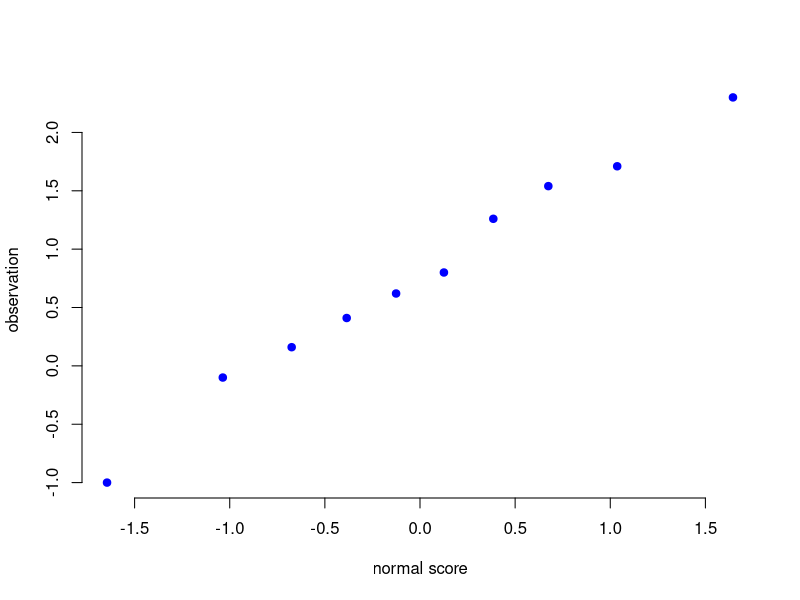
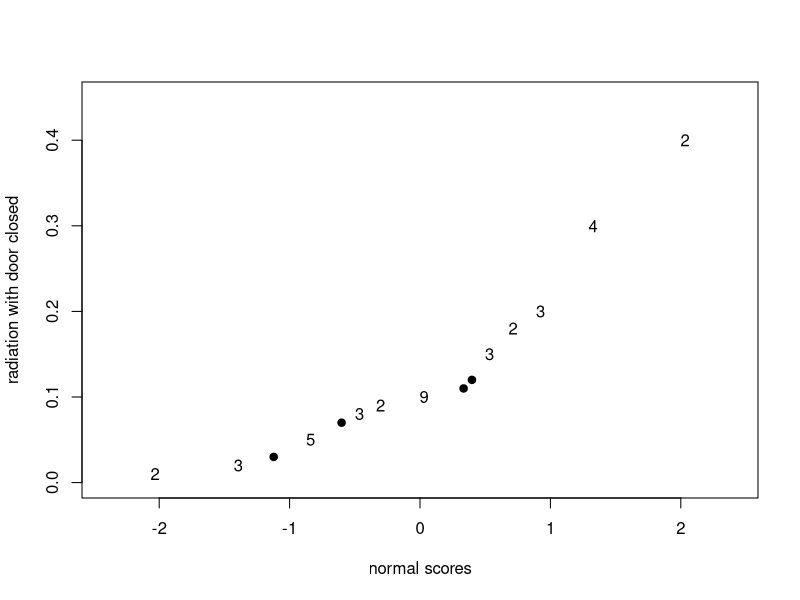
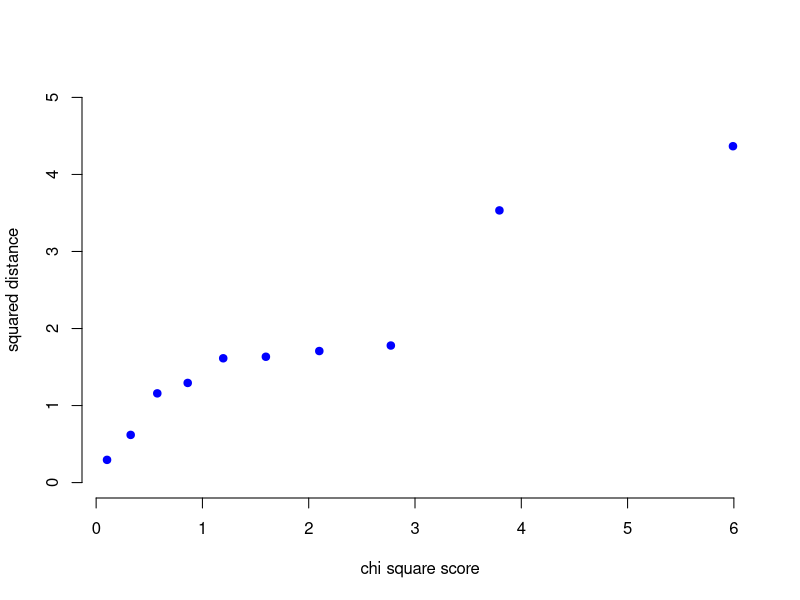
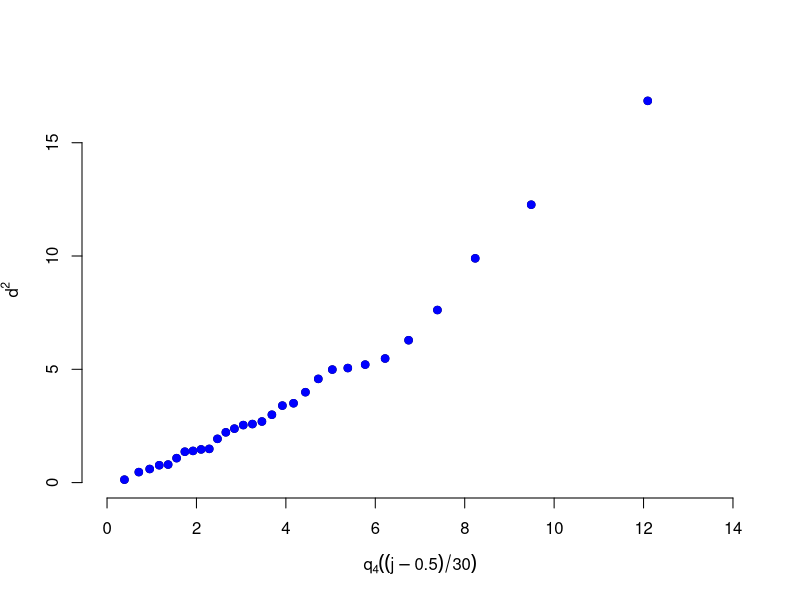
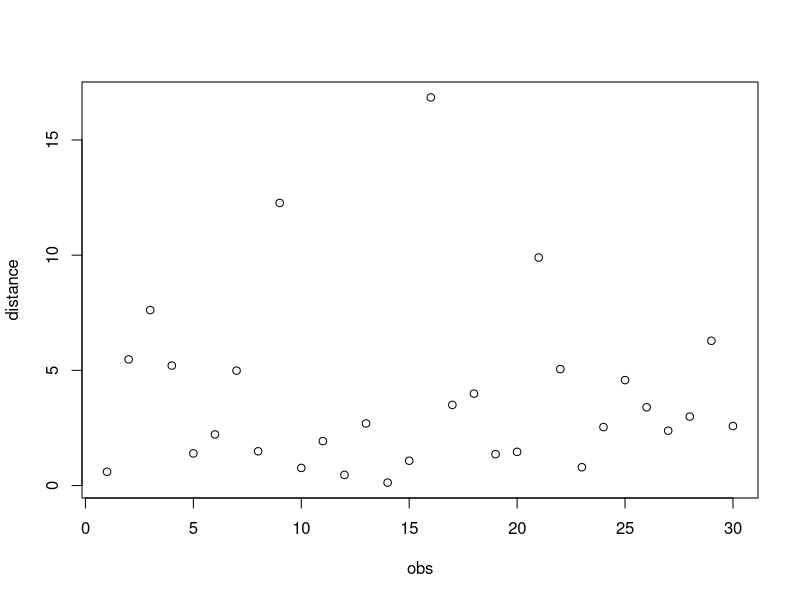
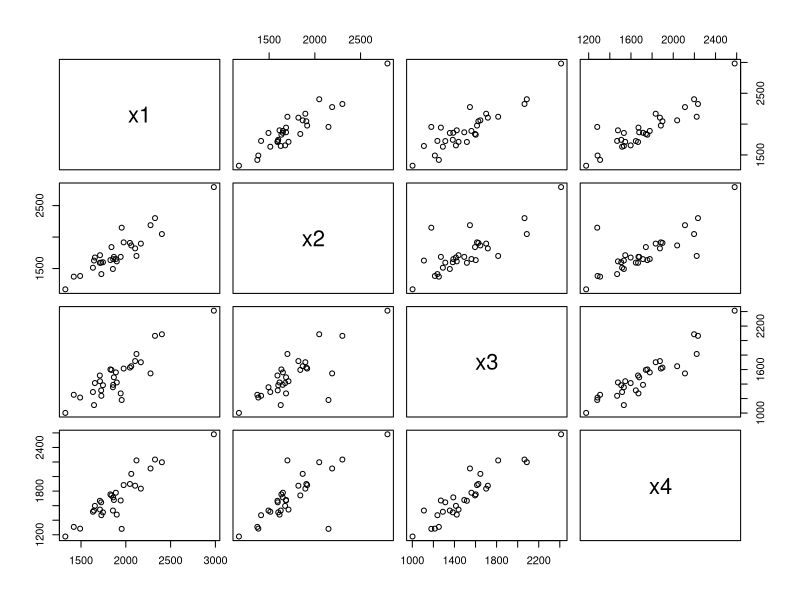
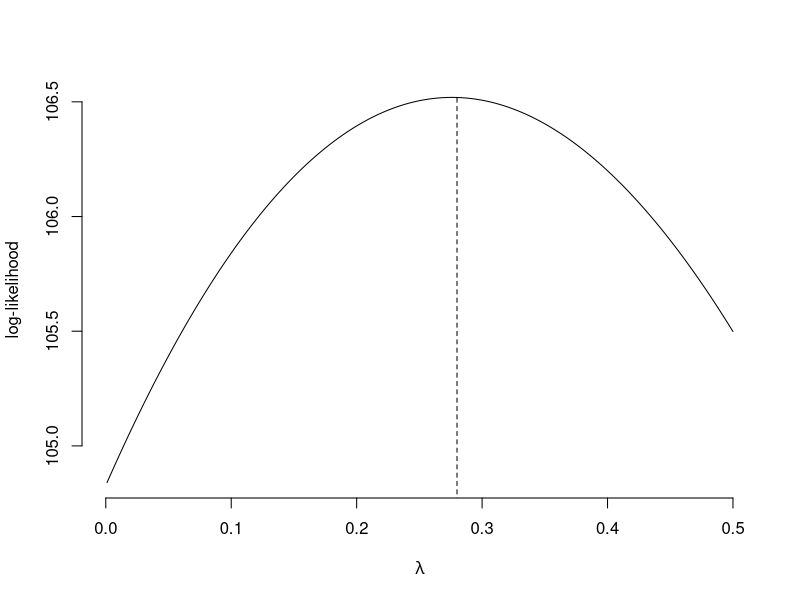
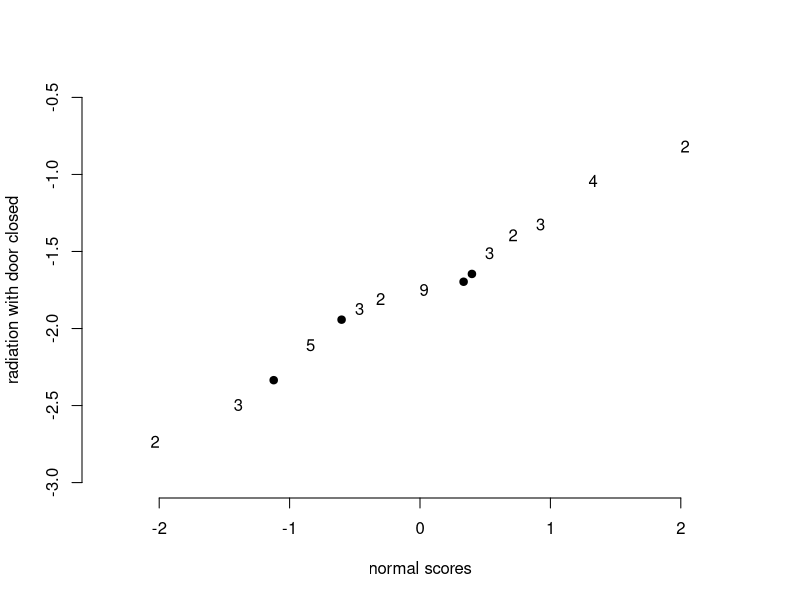

Here is the R script that generated these plots, in order:
# chapter 04 Multivariate Normal Distribution 

# Example 4.8 Linear combinations of random vectors -----------------------

xmu=c(3,-1,1)
Sigma=matrix(c(3,-1,1,-1,1,0,1,0,2),3,3)
xc=c(.5,.5,.5,.5)
xb=c(1,1,1,-3)

meanc=sum(xc)*xmu
varc=sum(xc**2)*Sigma

meanb=sum(xb)*xmu
varb=sum(xb**2)*Sigma

covbc=sum(xb*xc)*Sigma # all zeros


# Example 4.9 constructing a Q-Q plot -------------------------------------

x=c(-1,-.1,.16,.41,.62,.8,1.26,1.54,1.71,2.3)
n=length(x)
xprob=c((seq(n)-.5)/n)
xns=qnorm(xprob)
plot(xns,x,bty="n",xlab="normal score",ylab="observation",
     pch=19,col="blue")


# Example 4.10 A Q-Q plot for radiation data ------------------------------

rad=as.matrix(read.table("Data/T4-1.dat"),nrows=42)
n=length(rad)
xprob=c((seq(n)-.5)/n)
ns=qnorm(xprob)


# ties result in a string of horizontal points.
# here there are many ties and it takes several lines of code
rads=sort(rad)
nst=ns
nst[1]=(ns[1]+ns[2])/2
nst[3]=(ns[3]+ns[4]+ns[5])/3
nst[7]=(ns[7]+ns[8]+ns[9]+ns[10]+ns[11])/5
nst[13]=(ns[13]+ns[14]+ns[15])/3
nst[16]=(ns[16]+ns[17])/2
nst[18]=(ns[18]+ns[19]+ns[20]+ns[21]+ns[22]+ns[23]+ns[24]+ns[25]+ns[26])/9
nst[29]=(ns[29]+ns[30]+ns[31])/3
nst[32]=(ns[32]+ns[33])/2
nst[34]=(ns[34]+ns[35]+ns[36])/3
nst[37]=(ns[37]+ns[38]+ns[39]+ns[40])/4
nst[41]=(ns[41]+ns[42])/2
plot(nst[c(6,12,27,28)],rads[c(6,12,27,28)],
     xlim=c(-2.4,2.4),pty="n",pch=19,ylim=c(0,.45),
     xlab="normal scores", ylab="radiation with door closed")
text(nst[c(1,16,32,41)],rads[c(1,16,32,41)],expression(2))
text(nst[c(3,13,29,34)],rads[c(3,13,29,34)],expression(3))
text(nst[37],rads[37],expression(4))
text(nst[7],rads[7],expression(5))
text(nst[18],rads[18],expression(9)) 


# Example 4.11 a correlation coefficient test for normality ---------------

x=c(-1,-.1,.16,.41,.62,.8,1.26,1.54,1.71,2.3)
n=length(x)
xprob=c((seq(n)-.5)/n)
xns=qnorm(xprob)
xr=cor(xns,x) # check with table 4.2 


# Example 4.12 checking bivariate normality -------------------------------

dcomp=read.table("Data/P1-4.dat")
names(dcomp)=c("sales","profits","assests")
n=nrow(dcomp)
colMeans(dcomp[,1:2]) # use first two variables
cov(dcomp[,1:2])

# subtract col means from 3 financial measures
dcompc<-apply(dcomp[,1:2],2,scale,scale=F,center=T)
dsq=diag(dcompc%*%solve(cov(dcomp[,1:2]))%*%t(dcompc))
dsq
tblevalue=qchisq(.5,2)


# Example 4.13 constructing a chi-square plot -----------------------------

dcomp=read.table("Data/P1-4.dat")
names(dcomp)=c("sales","profits","assests")
n=nrow(dcomp)
colMeans(dcomp[,1:2]) #use first two variables
cov(dcomp)


# subtract col means from 3 financial measures
dcompc<-apply(dcomp[,1:2],2,scale,scale=F,center=T)
dsq=diag(dcompc%*%solve(cov(dcomp[,1:2]))%*%t(dcompc))
dsq

# sort squared differences
dsqs=sort(dsq)
qc=qchisq((c(1:n)-.5)/n,2)
plot(qc,dsqs,bty="n",
     xlab="chi square score",
     ylab="squared distance",
     pch=19,col="blue",ylim=c(0,5))


# Example 4.14 Evaluating multivariate normality for a four var -----------

stiff=read.table("Data/T4-3.dat")
names(stiff)=c("x1","x2","x3","x4","dsq")
n=length(stiff[,1])

# we will check the last column although you could just plot dsqs versus 
# chisqs subtract col means from 4 stiffness measures
stiffc<-apply(stiff[,1:4],2,scale,scale=F,center=T)
dsq=diag(stiffc%*%solve(cov(stiffc))%*%t(stiffc))

# sort values of dsq
dsqs=sort(dsq)
chisqs=qchisq((seq(1:n)-.5)/n, 4) # 4 variables
plot(chisqs,dsqs,bty="n",xlim=c(0,14),
     xlab=expression(q[4]((j-.5)/30)),ylab=expression(d^2),ylim=c(0,17))
points(chisqs,dsqs,pch=19,col="blue")


# Example 4.15 Detecting outliers in the data on lumber -------------------

stiff=read.table("Data/T4-3.dat")
names(stiff)=c("x1","x2","x3","x4","dsq")

# we ignore the column dsq and standardize the 4 stiffness measures
stiffz<-apply(stiff[,1:4],2,scale,scale=T,center=T)
round(stiffz,1)

# the dsq based on stiffz is the same as for the original data but
# we subtract col means from 4 stiffness measures
stiffc<-apply(stiff[,1:4],2,scale,scale=F,center=T)
dsq=diag(stiffc%*%solve(cov(stiffc))%*%t(stiffc))
round(dsq,2)
plot(dsq, xlab = "obs", ylab = "distance")

pairs(stiff[,1:4])


# Example 4.16 Determine a power transformation for univariate ------------

rad=as.matrix(read.table("Data/T4-1.dat"),nrows=42)

# define function
mllik<-function (parm,x) {
  n=length(x)
  xnew=(x**parm-1)/parm
  mlogl=-(n/2)*log(((n-1)/n)*var(xnew))+(parm-1)*sum(log(x))
}

lamb=c(-(10:1),1:15)/10
valik=sapply(lamb,mllik,x=rad)

valik0=(-n/2)*log(((n-1)/n)*var(log(rad)))-1*sum(log(rad)) #value for lambda=0

cbind(lamb,round(valik,2))

c(0,round(valik0,2))

# to plot we use more points and restrict to 0 to .5
lambplot=c(1:500)/1000
valikplot=sapply(lambplot,mllik,x=rad)
plot(lambplot,valikplot,type="l",
     xlab=expression(lambda),
     ylab="log-likelihood",bty="n")
segments(0.28,104.5,0.28,mllik(.28,rad),lty=2)

# We now construct the normal scores plot of the data transformed 
# with lambda=.25
n=length(rad)
xprob=c((seq(n)-.5)/n)
ns=qnorm(xprob)


# ties result in a string of horizontal points.
# here there are many ties and it takes several lines of code
rads=sort(4*((rad)^{.25}-1))
nst=ns
nst[1]=(ns[1]+ns[2])/2
nst[3]=(ns[3]+ns[4]+ns[5])/3
nst[7]=(ns[7]+ns[8]+ns[9]+ns[10]+ns[11])/5
nst[13]=(ns[13]+ns[14]+ns[15])/3
nst[16]=(ns[16]+ns[17])/2
nst[18]=(ns[18]+ns[19]+ns[20]+ns[21]+ns[22]+ns[23]+ns[24]+ns[25]+ns[26])/9
nst[29]=(ns[29]+ns[30]+ns[31])/3
nst[32]=(ns[32]+ns[33])/2
nst[34]=(ns[34]+ns[35]+ns[36])/3
nst[37]=(ns[37]+ns[38]+ns[39]+ns[40])/4
nst[41]=(ns[41]+ns[42])/2
plot(nst[c(6,12,27,28)],rads[c(6,12,27,28)],
     xlim=c(-2.4,2.4),bty="n",pch=19,ylim=c(-3,-.5),
     xlab="normal scores", ylab="radiation with door closed")
text(nst[c(1,16,32,41)],rads[c(1,16,32,41)],expression(2))
text(nst[c(3,13,29,34)],rads[c(3,13,29,34)],expression(3))
text(nst[37],rads[37],expression(4))
text(nst[7],rads[7],expression(5))
text(nst[18],rads[18],expression(9))


# Example 4.17 determine power transformations for bivariate data ---------

radC=read.table("Data/T4-1.dat")
radO=read.table("Data/T4-5.dat")
X=cbind(radC,radO)

#function defined
mllik<-function(parm1,parm2,x) {
  n=length(x[,1])
  x1new=(x[,1]**parm1-1)/parm1
  x2new=(x[,2]**parm2-1)/parm2
  xnew=cbind(x1new,x2new)
  
  mlogl=-(n/2)*log(det(((n-1)/n)*cov(xnew)))+(parm1-1)*sum(log(x[,1]))+
    (parm2-1)*sum(log(x[,2]))
}
lamb1=c(1:125/250)
lamb2=c(1:125/250)
valLik=matrix(nrow=125,ncol=125)
for(i in 1:125)
{
  for (j in 1:125)
  {
    valLik[i,j]=mllik(lamb1[i],lamb2[j], X)
  }
}
contour(lamb1,lamb2,valLik,levels=c(222,223,224,225,225.5,226,226.5,226.91)
        ,xlab=expression(lambda[1]),ylab=expression(lambda[2]))


n=length(X[,2])
xprob=c((1:n-.5)/n)
ns=qnorm(xprob)

# ties result in a string of horizontal points.here there are many ties
rads=sort(X[,2])
nst=ns
nst[1]=(ns[1]+ns[2])/2
nst[4]=(ns[4]+ns[5]+ns[6])/3
nst[8]=(ns[8]+ns[9]+ns[10]+ns[11]+ns[12])/5
nst[7]=(ns[7]+ns[8]+ns[9]+ns[10]+ns[11])/5
nst[13]=(ns[13]+ns[14]+ns[15]+ns[16]+ns[17]+ns[18]+ns[19]+ns[20]+ns[21])/9
nst[22]=(ns[22]+ns[23]+ns[24]+ns[25]+ns[26]+ns[27])/6
nst[28]=(ns[28]+ns[29])/2
nst[30]=(ns[30]+ns[31])/2
nst[34]=(ns[34]+ns[35]+ns[36]+ns[37])/4
plot(nst[c(3,7,32,33,38,39,40,41,42)],rads[c(3,7,32,33,38,39,40,41,42)],
     xlim=c(-2.4,2.4),bty="n",pch=19,
     ylim=c(0,.65),
     xlab="normal scores",ylab="radiation")
text(nst[c(1,28,30)],rads[c(1,28,30)],expression(2))
text(nst[4],rads[4],expression(3))
text(nst[34],rads[34],expression(4))
text(nst[8],rads[8],expression(5))
text(nst[13],rads[18],expression(13))

# the box-cox transformation preserves order when lamda is positive 
# so normal scores are unchanged

# ties result in a string of horizontal points.here there are many ties
xnew=(X[,2]**.3-1)/.3
rads=sort(xnew)
nst=ns
nst[1]=(ns[1]+ns[2])/2
nst[4]=(ns[4]+ns[5]+ns[6])/3
nst[8]=(ns[8]+ns[9]+ns[10]+ns[11]+ns[12])/5
nst[7]=(ns[7]+ns[8]+ns[9]+ns[10]+ns[11])/5
nst[13]=(ns[13]+ns[14]+ns[15]+ns[16]+ns[17]+ns[18]+ns[19]+ns[20]+ns[21])/9
nst[22]=(ns[22]+ns[23]+ns[24]+ns[25]+ns[26]+ns[27])/6
nst[28]=(ns[28]+ns[29])/2
nst[30]=(ns[30]+ns[31])/2
nst[34]=(ns[34]+ns[35]+ns[36]+ns[37])/4
plot(nst[c(3,7,32,33,38,39,40,41,42)],rads[c(3,7,32,33,38,39,40,41,42)],
     xlim=c(-2.5,2.5),bty="n",
     pch=19,ylim=c(-2.5,0),
     xlab="normal scores",
     ylab="transformed door open radiation")
text(nst[c(1,28,30)],rads[c(1,28,30)],expression(2))
text(nst[4],rads[4],expression(3))
text(nst[34],rads[34],expression(4))
text(nst[8],rads[8],expression(5))
text(nst[13],rads[13],expression(9))
